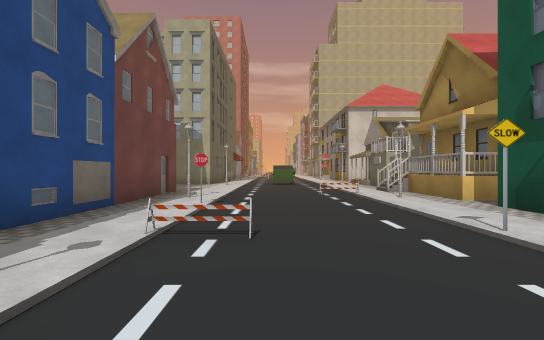
view 1 (above)

23 first-person views from a walk through a 3-D level made in the Unity game engine. The camera is 1.3 m above the floor, looks level and sees 90° across. The floor is counted in squares, 2 m on a side. Each view is taken from the middle of a square. On the plan, view 1 faces up. The plan holds only what a view shows up to about 9 squares ahead; the rest is blank. The place goes on beyond the plan. The player character is not drawn. Some surface patterns are stand-ins.

view 2
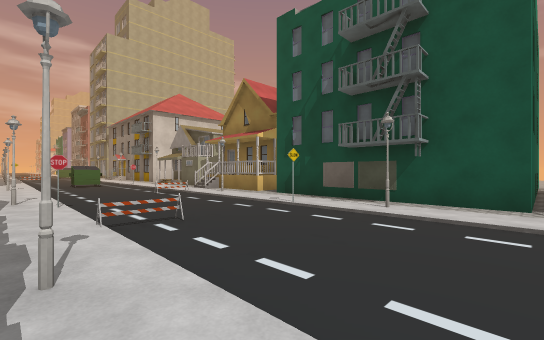

view 3
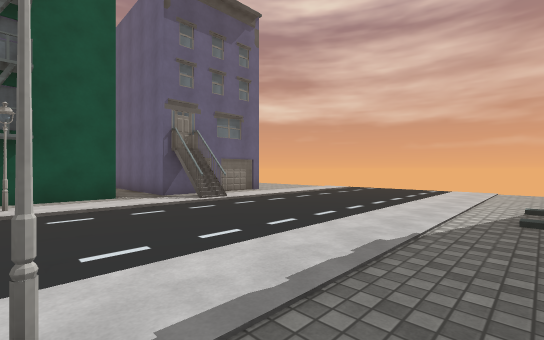

view 4
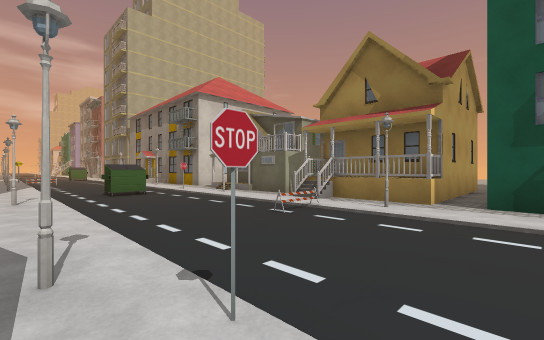

view 5
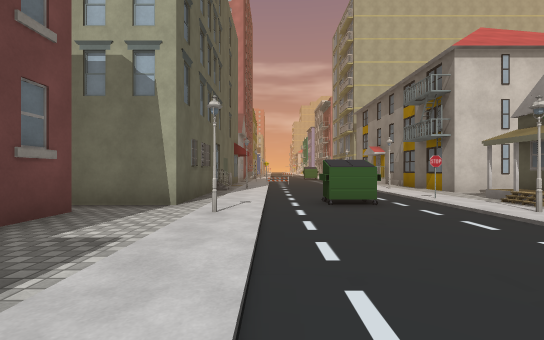

view 6
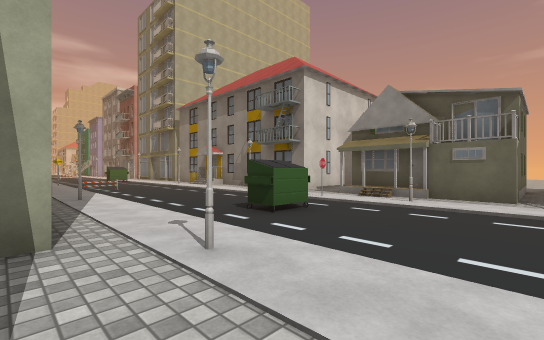

view 7
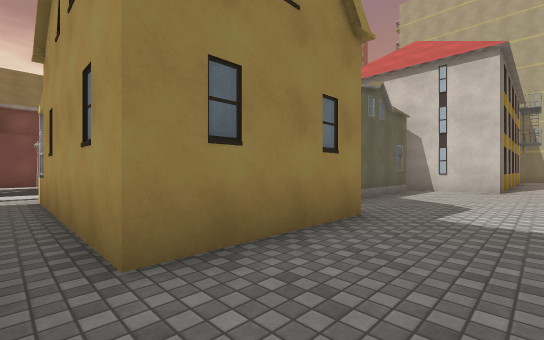

view 8
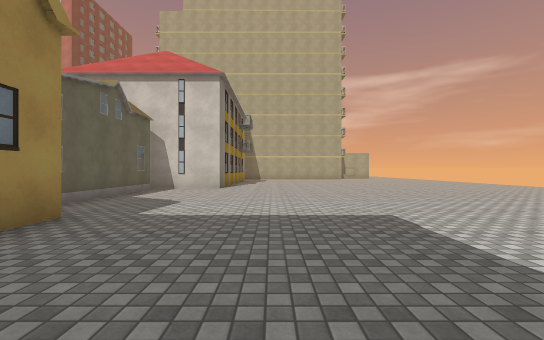

view 9
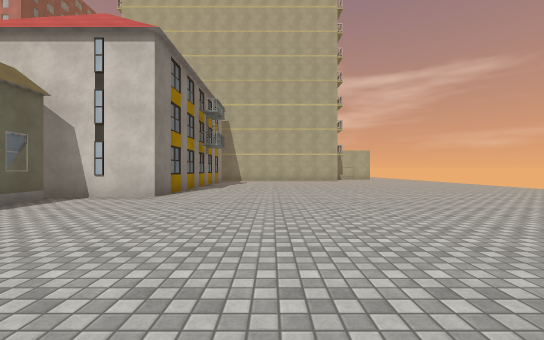

view 10
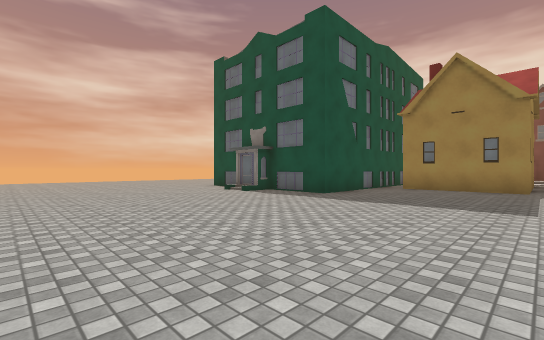

view 11
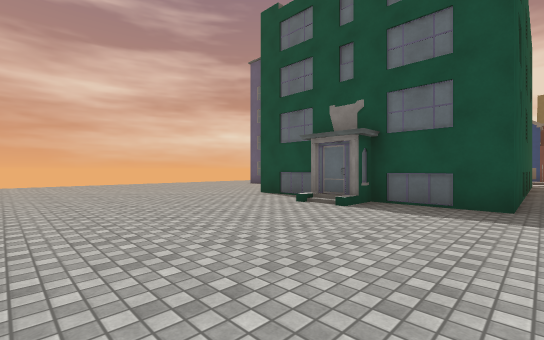

view 12
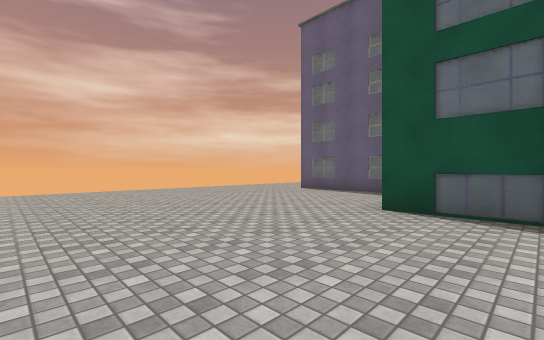

view 13
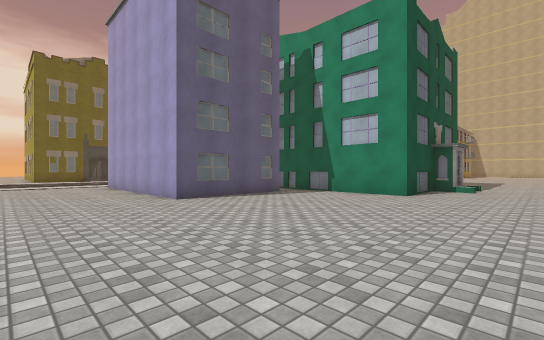

view 14
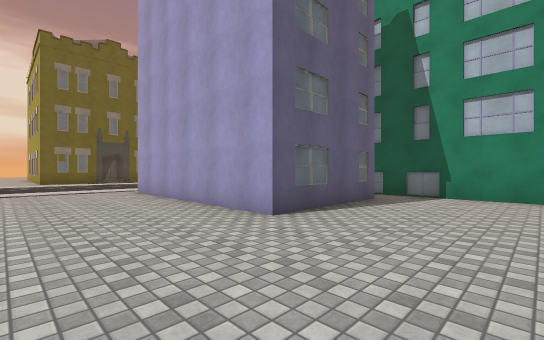

view 15
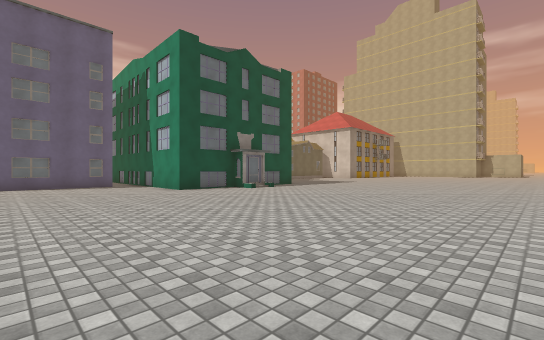

view 16
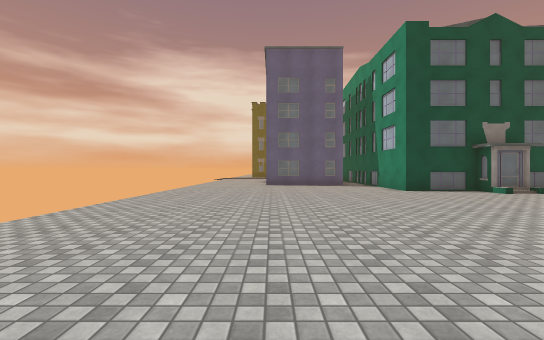

view 17
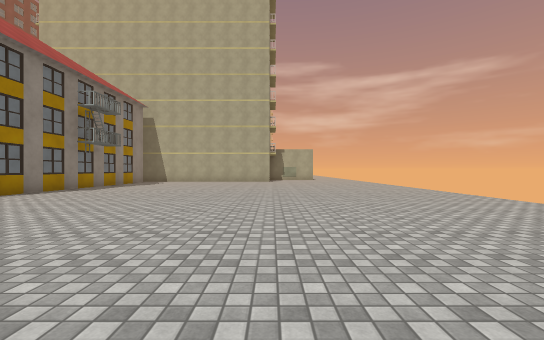

view 18
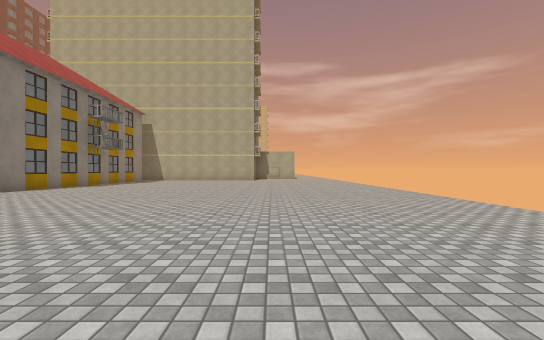

view 19
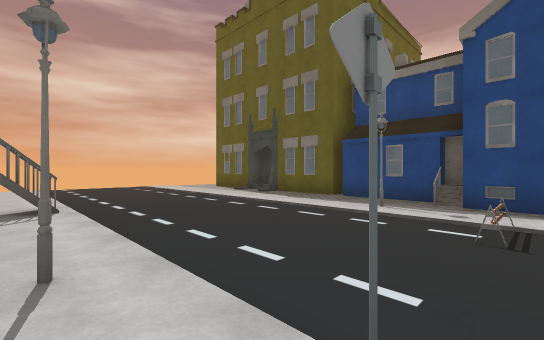

view 20
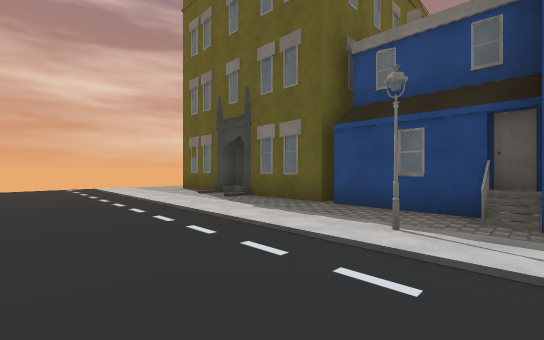

view 21
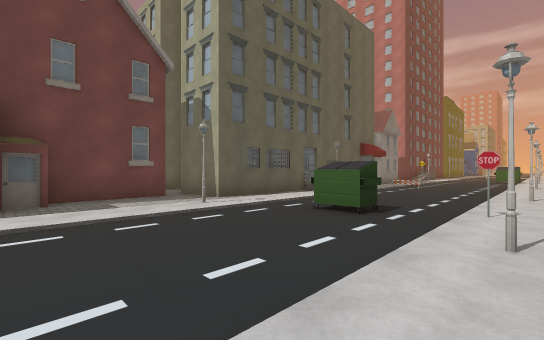

view 22
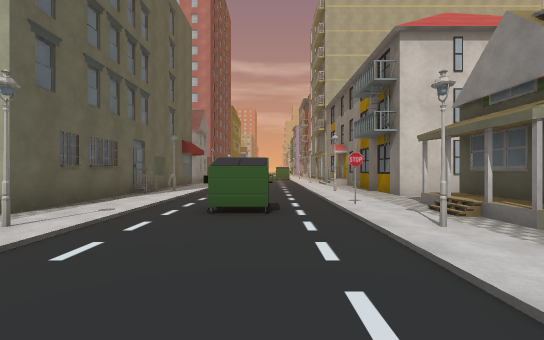

view 23
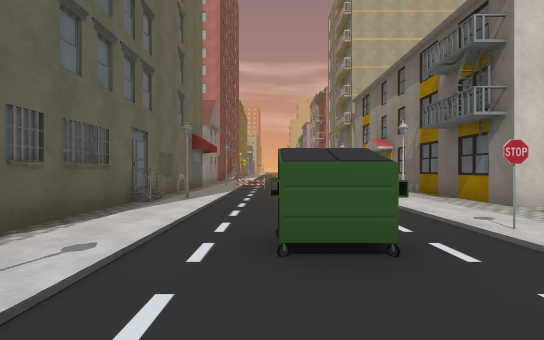

### Floor plan
Key: @ floor where view 1 was taken; # wall or solid block; . main floor; : floor 0.5 m higher than the main floor; / step, stairs or slope; B building; S streetlight; I sign; N bin; O other object.
Columns run from 12 left of view 1 to 22 right of it. Each row starts with its distance up from view 1.
 18          #......#     #............
 17          #......B     #............
 16          #S....S#     #............
 15          #......#######............
 14          B.......   #..............
 13          #....I./#  #..............
 12         ##..NN..:#  #..............
 11         #.S....S/#  #..............
 10         #.......B   #.............
  9         #........................
  8         ##....../#   #..........
  7          #....O.B#   #............
  6 BB       #S....SB#####............
  5  B       #.I......................
  4          #......#       #.........
  3       B  #.O..I.#       #.........
  2       B ##......#       ##........
  1         #.S....S#       #B........
  0         #...@...#       #.........
 -1         #.........................
 -2         #......#######............
 -3         #......##    #............
 -4         B.......#    #............
 -5         #.......######............
 -6         #........................
 -7          .......................
 -8          ......................

Where each view was taken, in squares from view 1:
view 1: 0 up, 0 right, facing up
view 2: 1 down, 2 left, facing up-right
view 3: 1 up, 3 left, facing down-right
view 4: 4 up, 2 left, facing up-right
view 5: 7 up, 1 left, facing up
view 6: 9 up, 3 left, facing up-right
view 7: 5 up, 11 right, facing up-left
view 8: 5 up, 12 right, facing up
view 9: 8 up, 13 right, facing up
view 10: 9 up, 19 right, facing down-left
view 11: 5 up, 18 right, facing down-left
view 12: 1 up, 17 right, facing down-left
view 13: 8 down, 15 right, facing up-left
view 14: 8 down, 12 right, facing up-left
view 15: 5 down, 21 right, facing up-left
view 16: 5 down, 21 right, facing left
view 17: 9 up, 17 right, facing up
view 18: 7 up, 18 right, facing up
view 19: 3 up, 3 right, facing down-left
view 20: 2 up, 1 right, facing down-left
view 21: 8 up, 3 right, facing up-left
view 22: 8 up, 1 right, facing up
view 23: 10 up, 0 right, facing up
